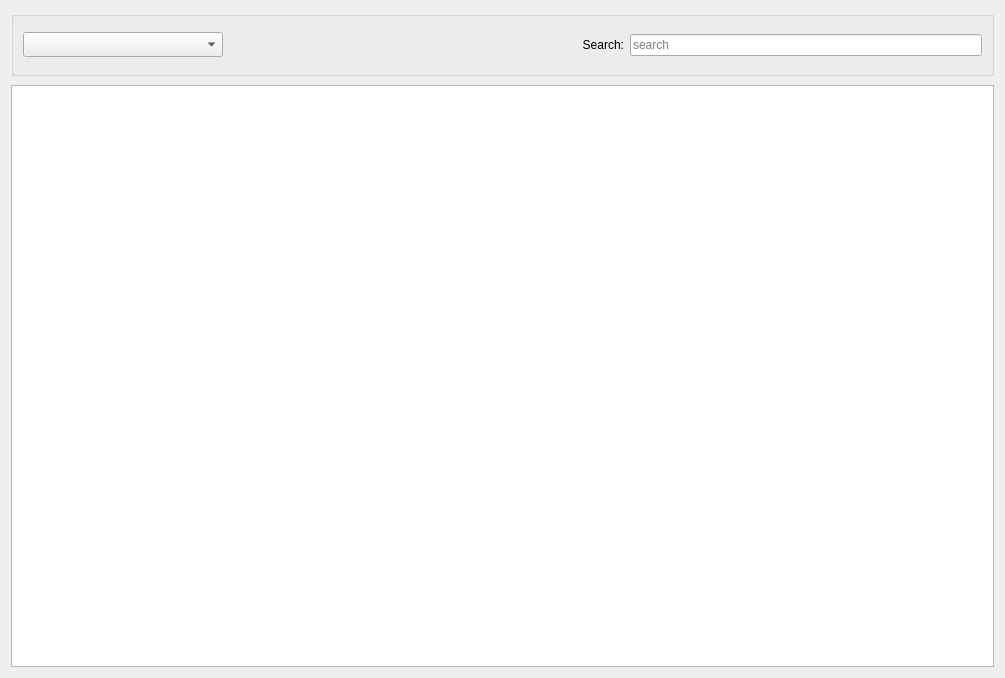
<?xml version="1.0" encoding="UTF-8"?>
<ui version="4.0">
 <class>Form</class>
 <widget class="QWidget" name="Form">
  <property name="geometry">
   <rect>
    <x>0</x>
    <y>0</y>
    <width>1005</width>
    <height>678</height>
   </rect>
  </property>
  <property name="windowTitle">
   <string>Form</string>
  </property>
  <layout class="QVBoxLayout" name="verticalLayout">
   <item>
    <layout class="QVBoxLayout" name="verticalLayout_3">
     <property name="spacing">
      <number>0</number>
     </property>
     <item>
      <widget class="QGroupBox" name="groupBox">
       <property name="sizePolicy">
        <sizepolicy hsizetype="Expanding" vsizetype="Fixed">
         <horstretch>0</horstretch>
         <verstretch>0</verstretch>
        </sizepolicy>
       </property>
       <property name="minimumSize">
        <size>
         <width>0</width>
         <height>65</height>
        </size>
       </property>
       <layout class="QHBoxLayout" name="horizontalLayout">
        <item>
         <widget class="QComboBox" name="dbTable_comboBox">
          <property name="sizePolicy">
           <sizepolicy hsizetype="Fixed" vsizetype="Fixed">
            <horstretch>0</horstretch>
            <verstretch>0</verstretch>
           </sizepolicy>
          </property>
          <property name="minimumSize">
           <size>
            <width>200</width>
            <height>25</height>
           </size>
          </property>
          <property name="focusPolicy">
           <enum>Qt::StrongFocus</enum>
          </property>
          <property name="layoutDirection">
           <enum>Qt::LeftToRight</enum>
          </property>
          <property name="currentText">
           <string/>
          </property>
          <property name="placeholderText" stdset="0">
           <string/>
          </property>
         </widget>
        </item>
        <item>
         <spacer name="horizontalSpacer">
          <property name="orientation">
           <enum>Qt::Horizontal</enum>
          </property>
          <property name="sizeHint" stdset="0">
           <size>
            <width>40</width>
            <height>20</height>
           </size>
          </property>
         </spacer>
        </item>
        <item>
         <widget class="QLabel" name="search_label">
          <property name="sizePolicy">
           <sizepolicy hsizetype="Fixed" vsizetype="Fixed">
            <horstretch>0</horstretch>
            <verstretch>0</verstretch>
           </sizepolicy>
          </property>
          <property name="text">
           <string>Search:</string>
          </property>
          <property name="alignment">
           <set>Qt::AlignRight|Qt::AlignTrailing|Qt::AlignVCenter</set>
          </property>
         </widget>
        </item>
        <item>
         <widget class="QLineEdit" name="search_lineEdit">
          <property name="sizePolicy">
           <sizepolicy hsizetype="Expanding" vsizetype="Fixed">
            <horstretch>0</horstretch>
            <verstretch>0</verstretch>
           </sizepolicy>
          </property>
          <property name="minimumSize">
           <size>
            <width>100</width>
            <height>0</height>
           </size>
          </property>
          <property name="placeholderText">
           <string>search</string>
          </property>
         </widget>
        </item>
       </layout>
      </widget>
     </item>
     <item>
      <widget class="QStackedWidget" name="db_stackedWidget">
       <property name="sizePolicy">
        <sizepolicy hsizetype="Expanding" vsizetype="Expanding">
         <horstretch>0</horstretch>
         <verstretch>0</verstretch>
        </sizepolicy>
       </property>
       <property name="lineWidth">
        <number>1</number>
       </property>
       <property name="currentIndex">
        <number>0</number>
       </property>
       <widget class="QWidget" name="db_table">
        <property name="sizePolicy">
         <sizepolicy hsizetype="Expanding" vsizetype="Expanding">
          <horstretch>0</horstretch>
          <verstretch>0</verstretch>
         </sizepolicy>
        </property>
        <layout class="QVBoxLayout" name="verticalLayout_4">
         <property name="leftMargin">
          <number>0</number>
         </property>
         <property name="topMargin">
          <number>9</number>
         </property>
         <property name="rightMargin">
          <number>0</number>
         </property>
         <property name="bottomMargin">
          <number>0</number>
         </property>
         <item>
          <widget class="QTableView" name="dbTable_tableView">
           <property name="sizePolicy">
            <sizepolicy hsizetype="Expanding" vsizetype="Expanding">
             <horstretch>0</horstretch>
             <verstretch>0</verstretch>
            </sizepolicy>
           </property>
          </widget>
         </item>
        </layout>
       </widget>
       <widget class="QWidget" name="db_tree">
        <property name="sizePolicy">
         <sizepolicy hsizetype="Expanding" vsizetype="Expanding">
          <horstretch>0</horstretch>
          <verstretch>0</verstretch>
         </sizepolicy>
        </property>
        <layout class="QVBoxLayout" name="verticalLayout_2">
         <property name="leftMargin">
          <number>0</number>
         </property>
         <property name="rightMargin">
          <number>0</number>
         </property>
         <property name="bottomMargin">
          <number>6</number>
         </property>
         <item>
          <widget class="QTreeView" name="dbTable_treeView">
           <property name="sizePolicy">
            <sizepolicy hsizetype="Expanding" vsizetype="Expanding">
             <horstretch>0</horstretch>
             <verstretch>0</verstretch>
            </sizepolicy>
           </property>
          </widget>
         </item>
        </layout>
       </widget>
      </widget>
     </item>
    </layout>
   </item>
  </layout>
 </widget>
 <resources/>
 <connections/>
</ui>
